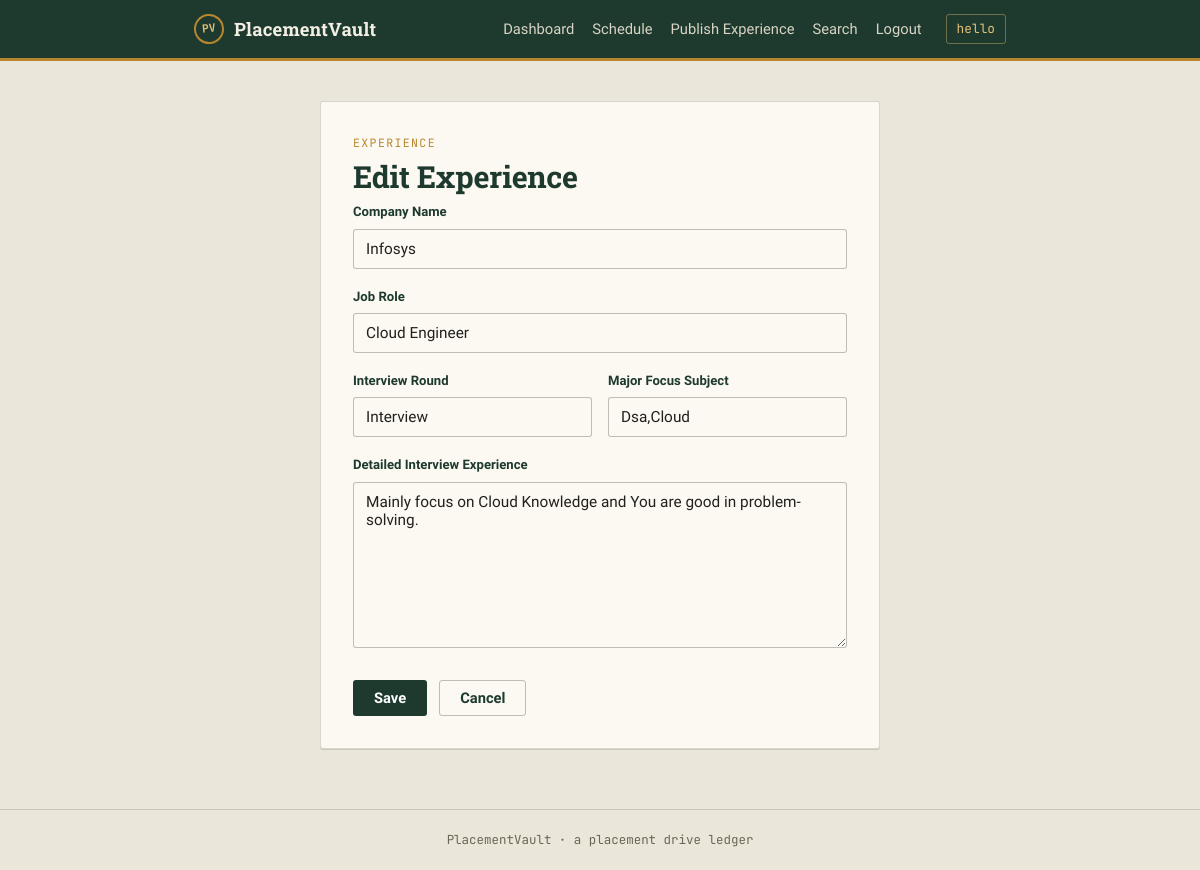
Screenshot of /experience/2/edit/ (signed in) with the database file from the repository.
### placementvault/models.py (models this page shows, shortened)
class Experience(models.Model):
    user = models.ForeignKey(User, on_delete=models.CASCADE, related_name='experiences')
    company_name = models.CharField(max_length=150)
    role = models.CharField(max_length=150)
    interview_round = models.CharField(max_length=150)
    focus_subject = models.CharField(max_length=150)
    experience_text = models.TextField()
    created_at = models.DateTimeField(auto_now_add=True)
    class Meta:
        ordering = ['-created_at']

### placementvault/views.py (the view)
# urls.py: path('experience/<int:pk>/edit/', views.experience_edit, name='experience_edit'),
@login_required
def experience_edit(request, pk):
    experience = get_object_or_404(Experience, pk=pk, user=request.user)
    if request.method == 'POST':
        form = ExperienceForm(request.POST, instance=experience)
        if form.is_valid():
            form.save()
            messages.success(request, "Experience updated.")
            return redirect('experience_list')
    else:
        form = ExperienceForm(instance=experience)
    return render(request, 'experience_form.html', {
        'form': form, 'role_choices': ROLE_CHOICES, 'page_title': 'Edit Experience',
    })

### placementvault/forms.py (shortened to what this page needs)
class ExperienceForm(_NormalizedTextMixin, forms.ModelForm):
    normalized_fields = ['company_name', 'role', 'interview_round', 'focus_subject']
    class Meta:
        model = Experience
        fields = ['company_name', 'role', 'interview_round', 'focus_subject', 'experience_text']
        widgets = {
            'company_name': forms.TextInput(attrs={'placeholder': 'e.g. Infosys'}),
            'role': forms.TextInput(attrs={'list': 'role-options', 'placeholder': 'e.g. Specialist Programmer'}),
            'interview_round': forms.TextInput(attrs={'placeholder': 'e.g. Technical Round'}),
            'focus_subject': forms.TextInput(attrs={'placeholder': 'e.g. DSA, SQL, DBMS'}),
            'experience_text': forms.Textarea(attrs={'rows': 8, 'placeholder': 'Describe the questions asked, the format, and any tips for future candidates...'}),
        }

### templates/experience_form.html (shortened to what this page needs)
{% extends 'base.html' %}
{% block content %}
<div class="form-card">
    <p class="eyebrow">Experience</p>
    <h1>{{ page_title }}</h1>
    <form method="post" novalidate>
        <div class="form-group">
            <label for="{{ form.company_name.id_for_label }}">Company Name</label>
            {{ form.company_name }}
        </div>
        <div class="form-group">
            <label for="{{ form.role.id_for_label }}">Job Role</label>
            {{ form.role }}
        </div>
        <div class="form-row">
            <div class="form-group">
                <label for="{{ form.interview_round.id_for_label }}">Interview Round</label>
                {{ form.interview_round }}
            </div>
            <div class="form-group">
                <label for="{{ form.focus_subject.id_for_label }}">Major Focus Subject</label>
                {{ form.focus_subject }}
            </div>
        </div>
        <div class="form-group">
            <label for="{{ form.experience_text.id_for_label }}">Detailed Interview Experience</label>
            {{ form.experience_text }}
        </div>
        <div class="form-actions">
            <button type="submit" class="btn btn-primary">Save</button>
            <a href="{% url 'experience_list' %}" class="btn btn-secondary">Cancel</a>
        </div>
    </form>
</div>
{% endblock %}

### templates/base.html (shortened to what this page needs)
{% load static %}<!DOCTYPE html>
<html lang="en">
<head>
    <link rel="stylesheet" href="{% static 'css/style.css' %}">
</head>
<body>
    <header class="site-header">
        <div class="wrap header-inner">
            <a href="{% url 'dashboard' %}" class="brand">
                <span class="brand-mark">PV</span>
                <span class="brand-text">PlacementVault</span>
            </a>
            {% if user.is_authenticated %}
            <nav class="nav-links">
                <a href="{% url 'dashboard' %}">Dashboard</a>
                <a href="{% url 'schedule_list' %}">Schedule</a>
                <a href="{% url 'experience_add' %}">Publish Experience</a>
                <a href="{% url 'search_company' %}">Search</a>
                <a href="{% url 'logout' %}">Logout</a>
            </nav>
            <span class="welcome-user">{{ user.username }}</span>
            {% endif %}
        </div>
    </header>
    <main class="wrap page">
        {% block content %}{% endblock %}
    </main>
    <footer class="site-footer">
        <div class="wrap">
            <p>PlacementVault &middot; a placement drive ledger</p>
        </div>
    </footer>
</body>
</html>

### static/css/style.css (style rules this page uses)
:root { --ink-green: #1E3A2F; --ink-green-dark: #142822; --parchment: #EAE6D9; --card: #FBF9F2; --gold: #B8862E; --gold-light: #E4C077; --text-primary: #22201A; --text-muted: #6B6555; --danger: #8C2F2F; --danger-light: #F4E4E1; --success: #2F5B3F; --success-light: #E4EEE3; --border: rgba(34, 32, 26, 0.16); --border-strong: rgba(34, 32, 26, 0.28); --font-display: 'Roboto Slab', 'Georgia', serif; --font-body: 'Work Sans', -apple-system, sans-serif; --font-mono: 'JetBrains Mono', 'Courier New', monospace; --radius: 3px; }
* { box-sizing: border-box; }
html { -webkit-text-size-adjust: 100%; }
body { margin: 0; background: var(--parchment); color: var(--text-primary); font-family: var(--font-body); font-size: 16px; line-height: 1.55; min-height: 100vh; display: flex; flex-direction: column; }
.wrap { width: 100%; max-width: 860px; margin: 0 auto; padding: 0 24px; }
h1, h2, h3 { font-family: var(--font-display); font-weight: 700; color: var(--ink-green); line-height: 1.2; margin: 0 0 8px; }
h1 { font-size: 1.9rem; letter-spacing: -0.01em; }
a { color: var(--ink-green); text-decoration: none; }
.site-header { background: var(--ink-green); border-bottom: 3px solid var(--gold); }
.header-inner { display: flex; align-items: center; gap: 24px; padding: 14px 24px; flex-wrap: wrap; }
.brand { display: flex; align-items: center; gap: 10px; font-family: var(--font-display); font-weight: 700; color: #F3EFE2 !important; font-size: 1.15rem; letter-spacing: 0.01em; margin-right: auto; }
.brand-mark { display: inline-flex; align-items: center; justify-content: center; width: 30px; height: 30px; border: 2px solid var(--gold); border-radius: 50%; font-family: var(--font-mono); font-size: 0.7rem; color: var(--gold-light); transform: rotate(-6deg); }
.nav-links { display: flex; gap: 18px; flex-wrap: wrap; }
.nav-links a { color: #D9D4C4 !important; font-size: 0.92rem; font-weight: 500; }
.welcome-user { font-family: var(--font-mono); font-size: 0.8rem; color: var(--gold-light); border: 1px solid rgba(228, 192, 119, 0.4); padding: 4px 10px; border-radius: var(--radius); }
.page { flex: 1; padding: 40px 24px 60px; }
.eyebrow { font-family: var(--font-mono); text-transform: uppercase; letter-spacing: 0.12em; font-size: 0.72rem; color: var(--gold); margin: 0 0 6px; }
.site-footer { border-top: 1px solid var(--border); padding: 20px 24px; text-align: center; }
.site-footer p { font-family: var(--font-mono); font-size: 0.78rem; color: var(--text-muted); margin: 0; }
.btn { display: inline-flex; align-items: center; justify-content: center; font-family: var(--font-body); font-weight: 600; font-size: 0.92rem; padding: 10px 20px; border-radius: var(--radius); border: 1px solid transparent; cursor: pointer; text-decoration: none; line-height: 1; }
.btn-primary { background: var(--ink-green); color: #fff; }
.btn-secondary { background: transparent; color: var(--ink-green); border-color: var(--border-strong); }
.form-group { margin-bottom: 18px; }
.form-row { display: flex; gap: 16px; }
.form-row .form-group { flex: 1; }
label { display: block; font-size: 0.82rem; font-weight: 600; color: var(--ink-green); margin-bottom: 6px; }
input[type="text"], input[type="email"], input[type="password"], input[type="date"], input[type="time"], textarea, select { width: 100%; font-family: var(--font-body); font-size: 0.96rem; color: var(--text-primary); background: var(--card); border: 1px solid var(--border-strong); border-radius: var(--radius); padding: 10px 12px; }
textarea { resize: vertical; min-height: 140px; }
.form-actions { display: flex; gap: 12px; margin-top: 24px; }
.auth-card, .form-card { background: var(--card); border: 1px solid var(--border); border-radius: var(--radius); padding: 32px; max-width: 440px; margin: 0 auto; box-shadow: 0 1px 0 var(--border); }
.form-card { max-width: 560px; }

### rows the page displays
Experience: company_name "Infosys", role "Cloud Engineer", interview_round "Interview", focus_subject "Dsa,Cloud", experience_text "Mainly focus on Cloud Knowledge and You are good in problem-solving."

### other values shown
{{ user.username }} "hello"
{{ page_title }} "Edit Experience"
